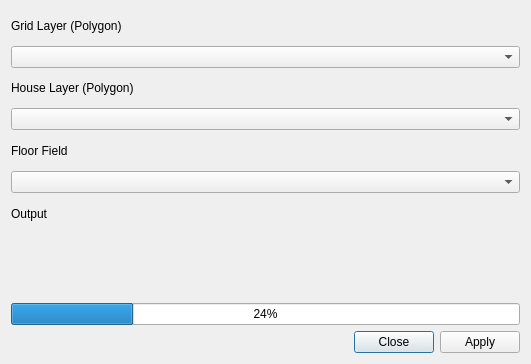
<?xml version="1.0" encoding="UTF-8"?>
<ui version="4.0">
 <class>urscape_build_form</class>
 <widget class="QDialog" name="urscape_build_form">
  <property name="windowModality">
   <enum>Qt::ApplicationModal</enum>
  </property>
  <property name="enabled">
   <bool>true</bool>
  </property>
  <property name="geometry">
   <rect>
    <x>0</x>
    <y>0</y>
    <width>531</width>
    <height>364</height>
   </rect>
  </property>
  <property name="mouseTracking">
   <bool>false</bool>
  </property>
  <property name="windowTitle">
   <string>Building Area per Grid Cell</string>
  </property>
  <layout class="QVBoxLayout" name="verticalLayout">
   <item>
    <layout class="QGridLayout" name="gridLayout">
     <item row="8" column="0" colspan="2">
      <widget class="QLabel" name="LblStatus">
       <property name="text">
        <string/>
       </property>
      </widget>
     </item>
     <item row="9" column="0" colspan="2">
      <widget class="QProgressBar" name="status">
       <property name="value">
        <number>24</number>
       </property>
      </widget>
     </item>
     <item row="1" column="0" colspan="2">
      <widget class="QgsMapLayerComboBox" name="CboGrid">
       <property name="showCrs" stdset="0">
        <bool>true</bool>
       </property>
      </widget>
     </item>
     <item row="3" column="0" colspan="2">
      <widget class="QgsMapLayerComboBox" name="CboHouse">
       <property name="showCrs" stdset="0">
        <bool>true</bool>
       </property>
      </widget>
     </item>
     <item row="0" column="0" colspan="2">
      <widget class="QLabel" name="LblGrid">
       <property name="text">
        <string>Grid Layer (Polygon)</string>
       </property>
      </widget>
     </item>
     <item row="2" column="0" colspan="2">
      <widget class="QLabel" name="LblHouse">
       <property name="text">
        <string>House Layer (Polygon)</string>
       </property>
      </widget>
     </item>
     <item row="6" column="0" colspan="2">
      <widget class="QLabel" name="LblOutput">
       <property name="text">
        <string>Output</string>
       </property>
      </widget>
     </item>
     <item row="4" column="0" colspan="2">
      <widget class="QLabel" name="LblFloor">
       <property name="text">
        <string>Floor Field</string>
       </property>
      </widget>
     </item>
     <item row="7" column="0" colspan="2">
      <widget class="QgsFileWidget" name="output_file_name" native="true"/>
     </item>
     <item row="5" column="0" colspan="2">
      <widget class="QgsFieldComboBox" name="CboFloor"/>
     </item>
    </layout>
   </item>
   <item>
    <widget class="QDialogButtonBox" name="BtnApplyClose">
     <property name="standardButtons">
      <set>QDialogButtonBox::Apply|QDialogButtonBox::Close</set>
     </property>
    </widget>
   </item>
  </layout>
 </widget>
 <customwidgets>
  <customwidget>
   <class>QgsFieldComboBox</class>
   <extends>QComboBox</extends>
   <header>qgsfieldcombobox.h</header>
  </customwidget>
  <customwidget>
   <class>QgsFileWidget</class>
   <extends>QWidget</extends>
   <header>qgsfilewidget.h</header>
  </customwidget>
  <customwidget>
   <class>QgsMapLayerComboBox</class>
   <extends>QComboBox</extends>
   <header>qgsmaplayercombobox.h</header>
  </customwidget>
 </customwidgets>
 <resources/>
 <connections>
  <connection>
   <sender>BtnApplyClose</sender>
   <signal>accepted()</signal>
   <receiver>urscape_build_form</receiver>
   <slot>accept()</slot>
   <hints>
    <hint type="sourcelabel">
     <x>251</x>
     <y>272</y>
    </hint>
    <hint type="destinationlabel">
     <x>169</x>
     <y>143</y>
    </hint>
   </hints>
  </connection>
  <connection>
   <sender>BtnApplyClose</sender>
   <signal>rejected()</signal>
   <receiver>urscape_build_form</receiver>
   <slot>reject()</slot>
   <hints>
    <hint type="sourcelabel">
     <x>251</x>
     <y>272</y>
    </hint>
    <hint type="destinationlabel">
     <x>169</x>
     <y>143</y>
    </hint>
   </hints>
  </connection>
 </connections>
</ui>
